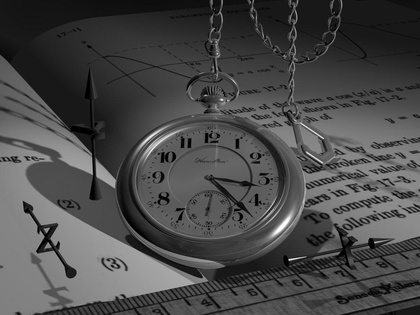
%> input picture 2.Frequency Based Approach/implementing the naive frequency based weights on different images/watch.jpg, 420 x 315 px, shrunk from 1024 x 768 before the run; its folder holds 4 pictures in this run
$ octave L.m   (GNU Octave 9; MATLAB toolbox functions it lacks are replaced by stand-ins)
%> lines starting %> are read from the running program, lines starting %| are printed output that depends on the picture
clear
contents = dir('*.jpg')
for tt = 1:length(contents)
    filename = contents(tt).name;
    filename = 'watch.jpg'
    try
        x = 'In catch now'
        img = rgb2gray(imread(filename));
%> img is the input picture: size 315x420 uint8; min 0, max 255, mean 73.8
    catch
        img = (imread(filename));
    end
    [count , ~] = imhist(img);
%> count = 256 values, max 5900 at index 25, min 0 at index 243, mean 516.8
    for i = 0:255
        A(:,:,i+1) = (img >= i);
    end
    B = zeros(size(img));
    for i =0:255
        B(:,:) = B(:,:) + A(:,:,i+1);
    end
    B = B + (B < 1)*3;
    B = im2uint8(B,'indexed');
    imshow(B)
    title('REMADE');
    figure;
    imshow(img);
    title('Actual');
    B = zeros(size(img));
    for i =0:255
        B(:,:) = B(:,:) + A(:,:,i+1)*(i)*(count(i+1)/(size(img,1)*size(img,2)));
    end
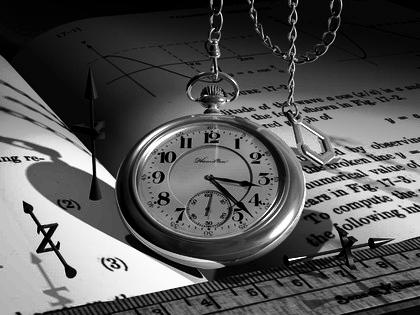
%> B: size 315x420 double; min 0, max 73.79, mean 25.6; drawn with min black and max white
    figure;
    imhist(img)
    title('Actual');
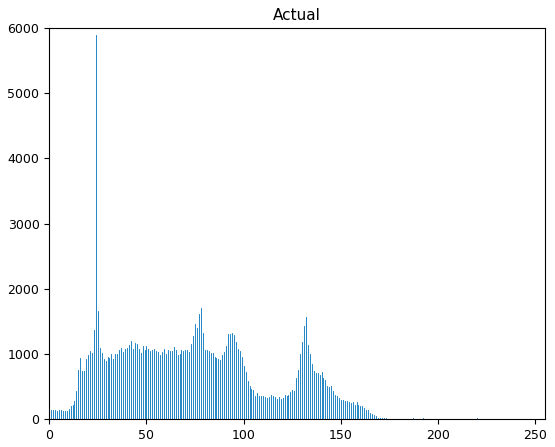
%> figure redrawn from the program's plot data; highest point at x = 24, y = 5900
    B = ceil(B);
    B = uint8(B);
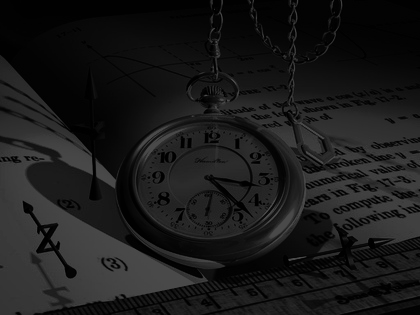
%> B: size 315x420 uint8; min 0, max 74, mean 26.1; mean of the top-left, top-right, bottom-left and bottom-right quarters 15.8, 20.3, 40, 28.2
    figure;
    imhist(B);
    title('Remade bu algo');
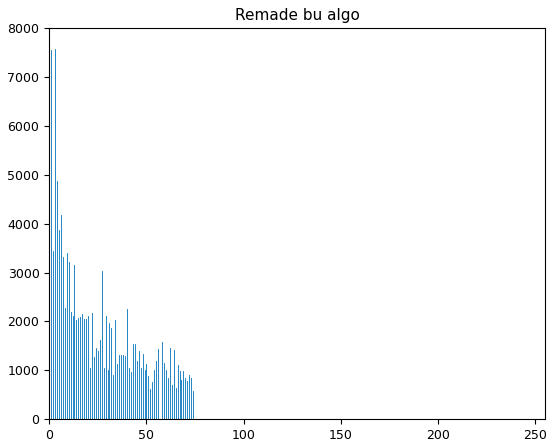
%> figure redrawn from the program's plot data; highest point at x = 3, y = 7565
    figure
    imshow(B)
    title('REMADE BY ALGO');
    ssim(img,B)
%> ans = 0.482
    imwrite(B, sprintf(' %d.jpg',tt))
end
